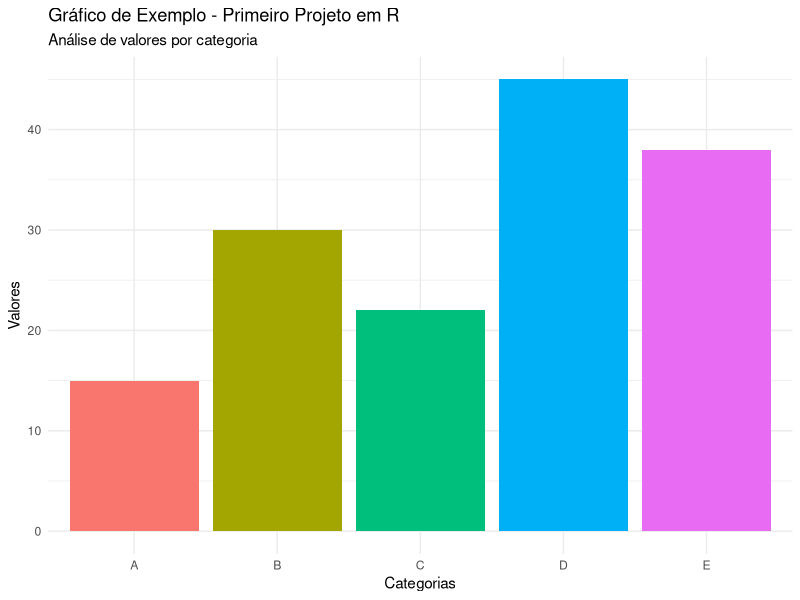

The R source for this figure:
# ==========================================================
# Projeto: Primeiro Projeto em R
# Descrição: Exemplo de manipulação de dados, estatísticas e gráficos
# ==========================================================

# 1. Carregar pacotes necessários
# Se não tiver instalado, rode antes: install.packages("tidyverse")
library(ggplot2)
library(dplyr)

# 2. Criando um conjunto de dados de exemplo (ou substituindo por uma tabela real)
# Dica para carregar um CSV do computador: dados <- read.csv("seu_arquivo.csv")
dados <- data.frame(
  Categoria = c("A", "B", "C", "D", "E"),
  Valores = c(15, 30, 22, 45, 38),
  Desempenho = c("Baixo", "Médio", "Baixo", "Alto", "Alto")
)

# Visualizar os primeiros dados
head(dados)

# 3. Calculando estatísticas básicas
media_valores <- mean(dados$Valores)
mediana_valores <- median(dados$Valores)
resumo_estatistico <- summary(dados$Valores)

print(paste("Média dos valores:", media_valores))
print(paste("Mediana dos valores:", mediana_valores))
print("Resumo estatístico completo:")
print(resumo_estatistico)

# 4. Gerando um gráfico elegante com ggplot2
grafico <- ggplot(dados, aes(x = Categoria, y = Valores, fill = Categoria)) +
  geom_bar(stat = "identity", show.legend = FALSE) +
  labs(
    title = "Gráfico de Exemplo - Primeiro Projeto em R",
    subtitle = "Análise de valores por categoria",
    x = "Categorias",
    y = "Valores"
  ) +
  theme_minimal()

# Exibir o gráfico na tela
print(grafico)
